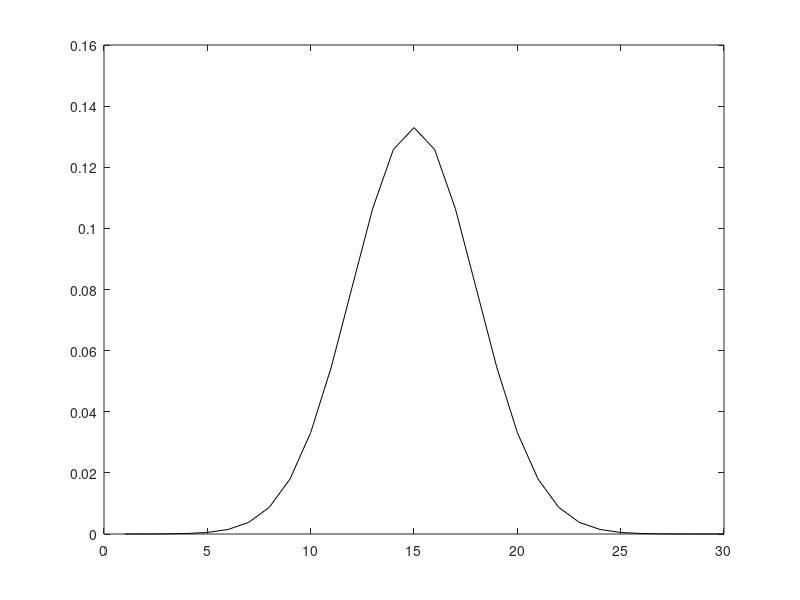

This figure's MATLAB source: (Note: this script raises an error after producing the figure.)
% test basic logistic regression code on 1D simulated example

% set up filter
nw = 30;
wts = 1*normpdf(1:nw,nw/2,3)';
tt = 1:nw;
clf;
plot(tt,wts,'k');
errfun = @(w)(norm(w-wts).^2);  % error function handle

% Make stimuli & simulate response
nstim = 1000;
stim = 2.5*(randn(nstim,nw));
xproj = stim*wts;
pp = logistic(xproj);
y = rand(nstim,1)<pp;

% Compute linear regression solution
wls = stim\y;
wls = wls/norm(wls)*norm(wts); % normalize so vector norm is correct
plot(tt,wts,'k',tt,wls);


%% Find ML estimate using Newton-Raphson optimization
lfunc = @(w)(neglogli_bernoulliGLM(w,stim,y)); % neglogli function handle

opts = struct('tolX',1e-8,'tolFun',1e-8,'maxIter',1e4,'verbose',0);
tic;
[wml,nlogli,H] = fminNewton(lfunc,wls,opts);
toc;

plot(tt,wts,'k',tt,[wls,wml]);

% % % Check accuracy of grad / Hessian
% neglogliVals = [lfunc(wts),lfunc(wls)];
% HessCheck(lfunc,wts)
%
% % Compare to performance of fminunc
% tic;
% opts2 = optimset('gradobj', 'on', 'Hessian', 'on');
% [wml2,nlogli2] = fminunc(lfunc,wls,opts2);
% toc;


%% Find MAP estimate

hyperprs = [10;.99];  % precision and AR1 parameter
mstruct.neglogli = @neglogli_bernoulliGLM;
mstruct.logprior = @logprior_AR1;
mstruct.liargs = {stim,y};
mstruct.priargs = {};
lfpost = @(w)(neglogpost_GLM(w,hyperprs,mstruct));
% HessCheck(lfpost,wls);  % check gradient & Hessian
tic;
[wmap,nlogpost,H] = fminNewton(lfpost,wls*.1,opts);
toc;

plot(tt,wts,'k',tt,[wls,wml,wmap]);
axis tight;
legend('true','LS','ML','MAP');

% % Compare to performance of fminunc
% tic;
% opts2 = optimset('gradobj', 'on', 'Hessian', 'on');
% [wmap2,nlogpost2] = fminunc(lfpost,wls,opts2);
% toc;

logevid_GLM(wmap,hyperprs,mstruct)

%% Search 2D space of hyperparameters 
% (compare evidince with filter error)

rhovals = [1 10 100 1000]';  % prior precision
avals = [.8 .9 .95 .975 .99 .999]'; % AR1 smoothness

[rr,aa] = meshgrid(rhovals,avals);

errs = zeros(size(rr));
evids = zeros(size(rr));
wmaps = zeros(nw,numel(rr));

for jj = 1:numel(rr)
    hh = [rr(jj);aa(jj)];
    lfpost = @(w)(neglogpost_GLM(w,hh,mstruct));
    [wmap,nlogpost,H] = fminNewton(lfpost,wls*.1,opts);
    errs(jj) = errfun(wmap);
    evids(jj) = logevid_GLM(wmap,hh,mstruct);
    
    % Plot results
    plot(tt,wts,'k',tt,[wls,wml,wmap]);
    axis tight;
    legend('true','LS','ML','MAP');
    drawnow;
    wmaps(:,jj) = wmap;
    
end
subplot(221);
imagesc(log(rhovals),avals,-errs);
title('negative error');ylabel('alpha');xlabel('log precision');
subplot(222);
imagesc(log(rhovals),avals,evids);
title('log-evidence');ylabel('alpha');xlabel('log precision');

%% Set hyperparameters by maximizing marginal log-likelihood (EB)

% First, maximize log-evidence for precision and correlation parameters
hh0 = [10;.95];
[wEB,hprsEB,logevid] = findEBestimate_GLM(wls*.1,hh0,mstruct);


%% Second, fix correlation parameter to very close to 1, and just maximize
% evidence for precision
alpha = .995;
mstruct2 = mstruct;
mstruct2.logprior = @logprior_AR1fix;
mstruct2.priargs = {alpha};
[wEB2,hprsEB2,logevid2] = findEBestimate_GLM(wEB,hh0(1),mstruct2);

%%  Examine results
Errs = [errfun(wml), min(errs(:)), errfun(wEB), errfun(wEB2)]
Evidences = [max(evids(:)), logevid,logevid2]

subplot(223);
plot(tt,wts,'k',tt,[wls,wml,wEB,wEB2]);
axis tight;
legend('true','LS','ML','EB1','EB2');
